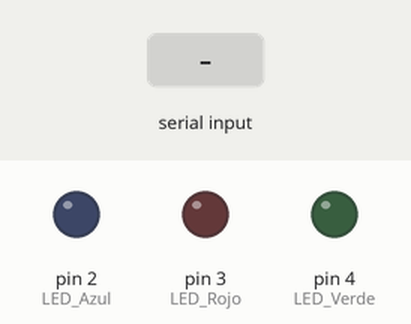
Simulated run of this sketch. Board: Arduino Uno, built with avr-gcc and run on an emulated ATmega328P. Parts: output pins drawn as LEDs (lit = HIGH). Inputs (shaded band) come from the test bench.

Above: at 1.2 s.
1.3 s: "R" received over Serial
At 1.8 s:
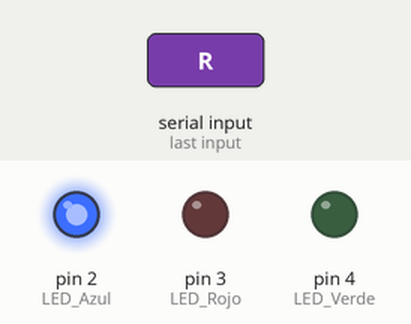
2.8 s: "P" received over Serial
At 4.0 s:
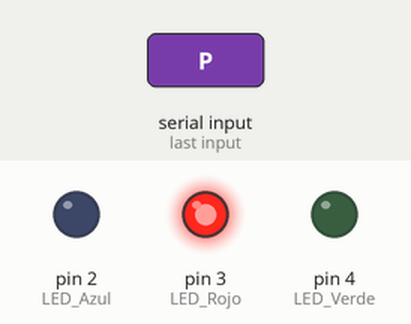
4.3 s: "B" received over Serial
At 5.3 s:
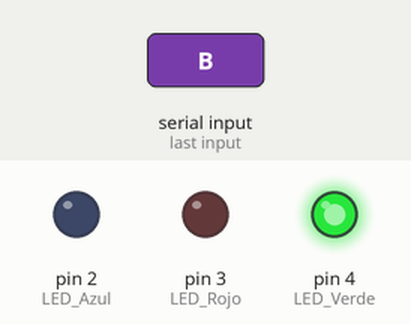
5.8 s: "1" received over Serial
At 6.4 s:
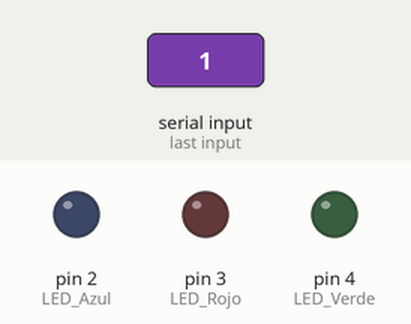
Timing chart, 0 to 8.3 s (numbered marks = the images above; inputs shaded):
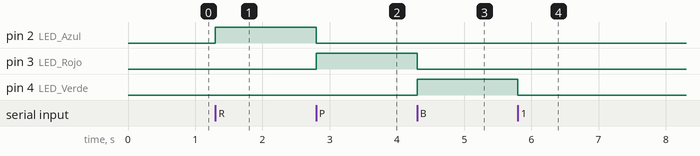

Measured:
- after the input at 1.3 s, pin 2 (LED_Azul): LOW → HIGH at once
- after the input at 2.8 s, pin 2 (LED_Azul): HIGH → LOW at once; pin 3 (LED_Rojo): LOW → HIGH at once
- after the input at 4.3 s, pin 3 (LED_Rojo): HIGH → LOW at once; pin 4 (LED_Verde): LOW → HIGH at once
- after the input at 5.8 s, pin 4 (LED_Verde): HIGH → LOW at once

The sketch:

sketch_jun13a.ino
```cpp
void setup() {
  Serial.begin(9600);
  pinMode(2, OUTPUT); // LED Azul (Red Bull RB18)
  pinMode(3, OUTPUT); // LED Rojo (Porsche 911 GT3 RS)
  pinMode(4, OUTPUT); // LED Verde (BMW M4 DTM)
}

void loop() {
  if (Serial.available()) {
    char data = Serial.read();

    // Apagar todos primero
    digitalWrite(2, LOW);
    digitalWrite(3, LOW);
    digitalWrite(4, LOW);

    // Encender solo el que corresponde
    if (data == 'R') digitalWrite(2, HIGH);     // Red Bull
    else if (data == 'P') digitalWrite(3, HIGH); // Porsche
    else if (data == 'B') digitalWrite(4, HIGH); // BMW
    // 'N' ya los deja apagados
  }
}
```
